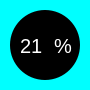
    <widget class="QFrame" name="frame_22">
     <property name="geometry">
      <rect>
       <x>730</x>
       <y>110</y>
       <width>90</width>
       <height>90</height>
      </rect>
     </property>
     <property name="styleSheet">
      <string notr="true">QFrame{
background-color: rgb(0, 255, 255);
border-radius:45px;
}</string>
     </property>
     <property name="frameShape">
      <enum>QFrame::StyledPanel</enum>
     </property>
     <property name="frameShadow">
      <enum>QFrame::Plain</enum>
     </property>
     <widget class="QFrame" name="frame_25">
      <property name="geometry">
       <rect>
        <x>10</x>
        <y>10</y>
        <width>70</width>
        <height>70</height>
       </rect>
      </property>
      <property name="styleSheet">
       <string notr="true">QFrame{
background-color: black;
border-radius:35px;
}</string>
      </property>
      <property name="frameShape">
       <enum>QFrame::StyledPanel</enum>
      </property>
      <property name="frameShadow">
       <enum>QFrame::Plain</enum>
      </property>
      <widget class="QWidget" name="horizontalLayoutWidget_26">
       <property name="geometry">
        <rect>
         <x>10</x>
         <y>10</y>
         <width>61</width>
         <height>51</height>
        </rect>
       </property>
       <layout class="QHBoxLayout" name="horizontalLayout_26">
        <item>
         <widget class="QLabel" name="Finential_statistic1_73">
          <property name="styleSheet">
           <string notr="true">color:white;
background-color: rgba(255, 255, 255, 0);
font: 20px;</string>
          </property>
          <property name="text">
           <string>21</string>
          </property>
          <property name="wordWrap">
           <bool>true</bool>
          </property>
         </widget>
        </item>
        <item>
         <widget class="QLabel" name="Finential_statistic1_74">
          <property name="styleSheet">
           <string notr="true">color:white;
font: 20px;
background-color:rgba(255, 255, 255, 0);</string>
          </property>
          <property name="frameShadow">
           <enum>QFrame::Raised</enum>
          </property>
          <property name="text">
           <string>%</string>
          </property>
          <property name="wordWrap">
           <bool>true</bool>
          </property>
         </widget>
        </item>
       </layout>
      </widget>
     </widget>
    </widget>
